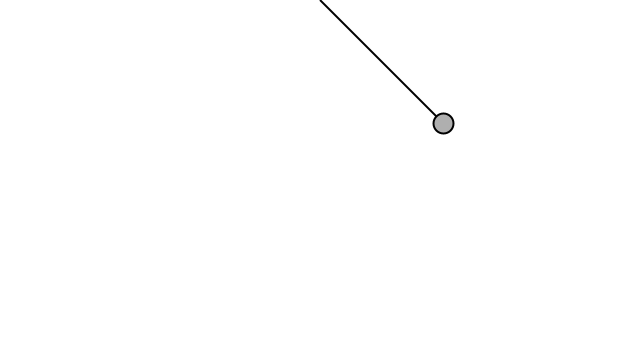
Frame 1 (no input)
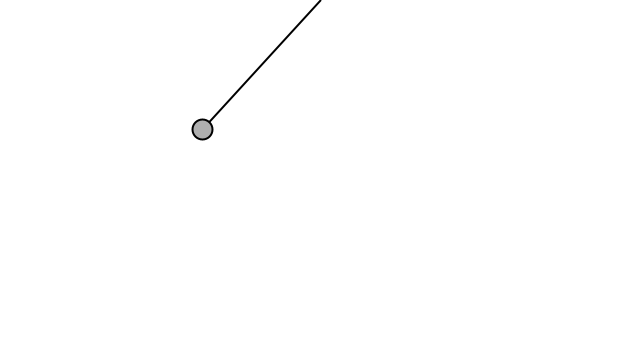
Frame 60 (the mouse pressed at the canvas centre just before this capture)
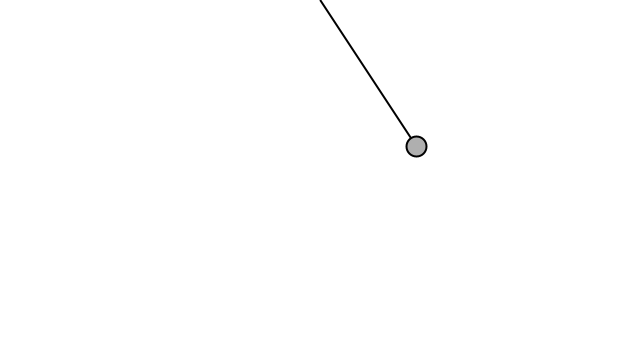
Frame 120 (the mouse held since frame 60 and released just before this capture)

The Processing sketch that drew these frames (run headless with seeded random() and noise(); from frame 60 on, the mouse is pressed at the canvas centre):

// Processing sketch: Pendulum_Sim
// ── Pendulum_Sim.pde
Pendulum p;

void setup() {
  size(640,360);
  // Make a new Pendulum with an origin position and armlength
  p = new Pendulum(new PVector(width/2,0),175);

}

void draw() {

  background(255);
  p.go();
}

void mousePressed() {
  p.clicked(mouseX,mouseY);
}

void mouseReleased() {
  p.stopDragging();
}

// ── Pendulum.pde
class Pendulum {

  PVector position;    // position of pendulum ball
  PVector origin;      // position of arm origin
  float r;             // Length of arm
  float angle;         // Pendulum arm angle
  float aVelocity;     // Angle velocity
  float aAcceleration; // Angle acceleration

    float ballr;         // Ball radius
  float damping;       // Arbitary damping amount

  boolean dragging = false;

  // This constructor could be improved to allow a greater variety of pendulums
  Pendulum(PVector origin_, float r_) {
    // Fill all variables
    origin = origin_.get();
    position = new PVector();
    r = r_;
    angle = PI/4;

    aVelocity = 0.0;
    aAcceleration = 0.0;
    damping = 1;   // Arbitrary damping
    ballr = 20.0;      // Arbitrary ball radius
  }

  void go() {
    update();
    drag();    //for user interaction
    display();
  }

  // Function to update position
  void update() {
    // As long as we aren't dragging the pendulum, let it swing!
    if (!dragging) {
      float gravity = 0.4;                              // Arbitrary constant
      aAcceleration = (-1 * gravity / r) * sin(angle);  // Calculate acceleration (see: http://www.myphysicslab.com/pendulum1.html)
      aVelocity += aAcceleration;                 // Increment velocity
      //aVelocity *= damping;                       // Arbitrary damping
      angle += aVelocity;                         // Increment angle
    }
  }

  void display() {
    position.set(r*sin(angle), r*cos(angle), 0);         // Polar to cartesian conversion
    position.add(origin);                              // Make sure the position is relative to the pendulum's origin

    stroke(0);
    strokeWeight(2);
    // Draw the arm
    line(origin.x, origin.y, position.x, position.y);
    ellipseMode(CENTER);
    fill(175);
    if (dragging) fill(0);
    // Draw the ball
    ellipse(position.x, position.y, ballr, ballr);
  }


  // The methods below are for mouse interaction

  // This checks to see if we clicked on the pendulum ball
  void clicked(int mx, int my) {
    float d = dist(mx, my, position.x, position.y);
    if (d < ballr) {
      dragging = true;
    }
  }

  // This tells us we are not longer clicking on the ball
  void stopDragging() {
    if (dragging) {
      aVelocity = 0; // No velocity once you let go
      dragging = false;
    }
  }

  void drag() {
    // If we are draging the ball, we calculate the angle between the 
    // pendulum origin and mouse position
    // we assign that angle to the pendulum
    if (dragging) {
      PVector diff = PVector.sub(origin, new PVector(mouseX, mouseY));      // Difference between 2 points
      angle = atan2(-1*diff.y, diff.x) - radians(90);                      // Angle relative to vertical axis
    }
  }
}
